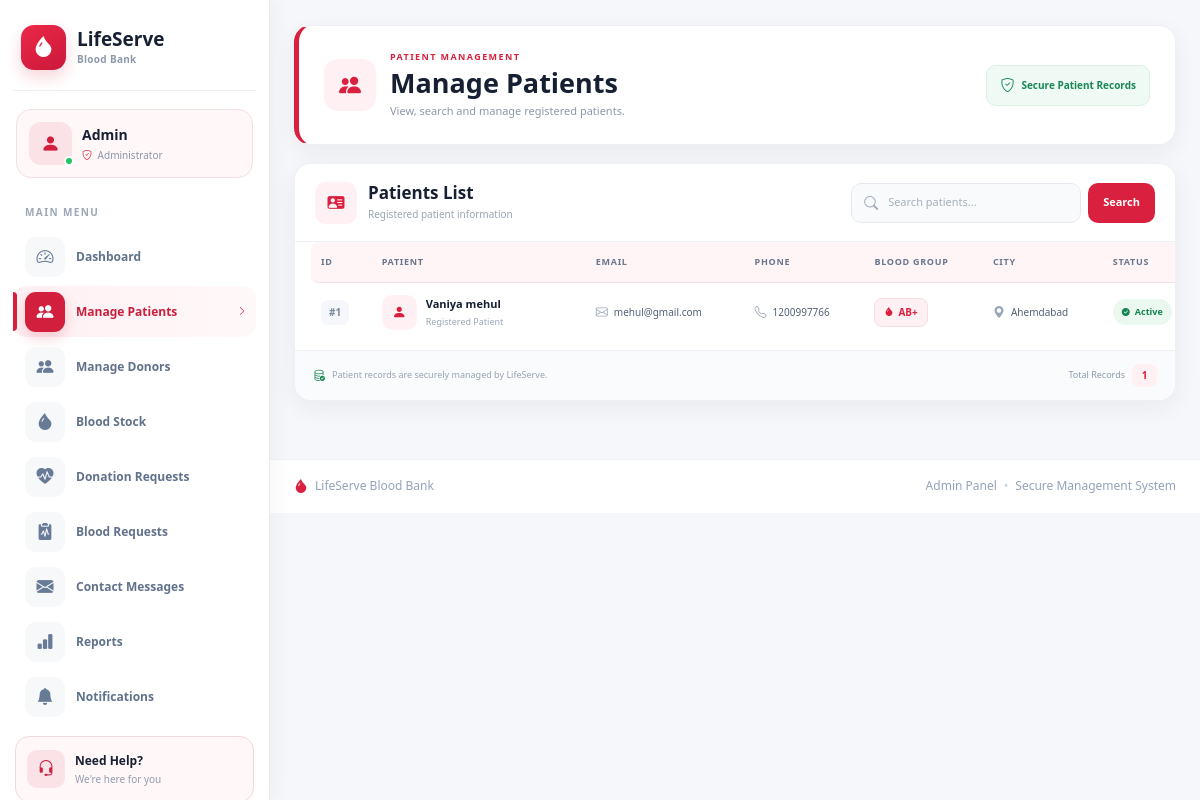
The page /adminpanel/patients/ on the database its author committed.
### patient/models.py (models this page shows, shortened)
class Patient(models.Model):
    profile_photo = models.ImageField(
    upload_to="profiles/",
    blank=True,
    null=True
)
    GENDER = (
        ('Male', 'Male'),
        ('Female', 'Female'),
        ('Other', 'Other'),
    )
    BLOOD_GROUPS = (
        ('A+', 'A+'),
        ('A-', 'A-'),
        ('B+', 'B+'),
        ('B-', 'B-'),
        ('AB+', 'AB+'),
        ('AB-', 'AB-'),
        ('O+', 'O+'),
        ('O-', 'O-'),
    )
    STATUS = (
        ('Pending', 'Pending'),
        ('Approved', 'Approved'),
        ('Rejected', 'Rejected'),
    )
    user = models.OneToOneField(User, on_delete=models.CASCADE)
    age = models.PositiveIntegerField()
    gender = models.CharField(
        max_length=10,
        choices=GENDER
    )
    blood_group = models.CharField(
        max_length=5,
        choices=BLOOD_GROUPS
    )
    address = models.TextField()
    city = models.CharField(max_length=50)
    phone = models.CharField(max_length=15)
    state = models.CharField(max_length=100)
    status = models.CharField(
        max_length=10,
        choices=STATUS,
        default="Pending"
    )

### adminpanel/views.py (the view, shortened to what this page needs)
# urls.py: path("patients/", views.manage_patients, name="manage_patients"),
def manage_patients(request):
    search = request.GET.get("search", "")
    patients = Patient.objects.all().order_by("-id")
    context = {
        "patients": patients,
    }
    return render(request, "adminpanel/manage_patients.html", context)

### accounts/context_processors.py (called while the page is built, shortened)
def notification_count(request):
    return {
        "notification_count": 0
    }

def contact_message_count(request):
    unread_count = ContactMessage.objects.filter(is_read=False).count()
    return {
        "contact_message_count": unread_count
    }

### donor/context_processors.py (called while the page is built)
def donor_data(request):
    donor = None
    if request.user.is_authenticated:
        try:
            donor = Donor.objects.get(user=request.user)
        except Donor.DoesNotExist:
            donor = None
    return {
        "donor": donor
    }

### lifeserve/offline_translation.py (called while the page is built)
    def __call__(self, request):
        response = self.get_response(request)
        if request.LANGUAGE_CODE != 'hi' or response.get('Content-Type', '').split(';')[0] != 'text/html':
            return response
        if not response.streaming:
            response.content = translate_html(response.content.decode(response.charset or 'utf-8')).encode(response.charset or 'utf-8')
            response.headers.pop('Content-Length', None)
        return response

### patient/context_processors.py (called while the page is built)
def patient_data(request):
    if request.user.is_authenticated:
        patient = Patient.objects.filter(user=request.user).first()
        return {
            "patient": patient
        }
    return {}

### lifeserve/templates/adminpanel/manage_patients.html (shortened to what this page needs)
{% extends 'adminpanel/base.html' %}
{% load static %}
{% block extra_css %}
<link
    rel="stylesheet"
    href="{% static 'css/manage-patients.css' %}">
{% endblock %}
{% block content %}
<div class="patients-page">
    <section class="patients-page-header">
        <div class="patients-header-left">
            <div class="patients-header-icon">
                <i class="bi bi-people-fill"></i>
            </div>
            <div>
                <span class="patients-eyebrow">
                    PATIENT MANAGEMENT
                </span>
                <h1>
                    Manage Patients
                </h1>
                <p>
                    View, search and manage registered patients.
                </p>
            </div>
        </div>
        <div class="patients-header-badge">
            <i class="bi bi-shield-check"></i>
            <span>
                Secure Patient Records
            </span>
        </div>
    </section>
    <section class="patients-card">
        <div class="patients-card-header">
            <div class="patients-card-title">
                <div class="patients-title-icon">
                    <i class="bi bi-person-vcard-fill"></i>
                </div>
                <div>
                    <h2>
                        Patients List
                    </h2>
                    <p>
                        Registered patient information
                    </p>
                </div>
            </div>
            <form
                method="GET"
                class="patient-search-form">
                <div class="patient-search">
                    <i class="bi bi-search"></i>
                    <input
                        type="text"
                        name="search"
                        value="{{ request.GET.search|default:'' }}"
                        placeholder="Search patients..."
                        autocomplete="off">
                </div>
                <button
                    type="submit"
                    class="search-btn">
                    Search
                </button>
            </form>
        </div>
        <div class="patients-table-wrapper">
            <table class="patients-table">
                <thead>
                    <tr>
                        <th>
                            ID
                        </th>
                        <th>
                            PATIENT
                        </th>
                        <th>
                            EMAIL
                        </th>
                        <th>
                            PHONE
                        </th>
                        <th>
                            BLOOD GROUP
                        </th>
                        <th>
                            CITY
                        </th>
                        <th>
                            STATUS
                        </th>
                    </tr>
                </thead>
                <tbody>
                {% for patient in patients %}
                <tr>
                    <td>
                        <span class="patient-id">
                            #{{ patient.id }}
                        </span>
                    </td>
                    <td>
                        <div class="patient-person">
                            <div class="patient-avatar">
                                <i class="bi bi-person-fill"></i>
                            </div>
                            <div class="patient-name-box">
                                <strong>
                                    {{ patient.user.get_full_name }}
                                </strong>
                                <span>
                                    Registered Patient
                                </span>
                            </div>
                        </div>
                    </td>
                    <td>
                        <div class="patient-email">
                            <i class="bi bi-envelope"></i>
                            <span>
                                {{ patient.user.email }}
                            </span>
                        </div>
                    </td>
                    <td>
                        <div class="patient-phone">
                            <i class="bi bi-telephone"></i>
                            <span>
                                {{ patient.phone }}
                            </span>
                        </div>
                    </td>
                    <td>
                        <span class="blood-group">
                            <i class="bi bi-droplet-fill"></i>
                            {{ patient.blood_group }}
                        </span>
                    </td>
                    <td>
                        <div class="patient-city">
                            <i class="bi bi-geo-alt-fill"></i>
                            <span>
                                {{ patient.city }}
                            </span>
                        </div>
                    </td>
                    <td>
                        <span class="patient-status">
                            <i class="bi bi-check-circle-fill"></i>
                            Active
                        </span>
                    </td>
                </tr>
                {% endfor %}
                </tbody>
            </table>
        </div>
        <div class="patients-card-footer">
            <div class="patient-record-info">
                <i class="bi bi-database-check"></i>
                <span>
                    Patient records are securely managed by LifeServe.
                </span>
            </div>
            <div class="patient-total">
                <span>
                    Total Records
                </span>
                <strong>
                    {{ patients|length }}
                </strong>
            </div>
        </div>
    </section>
</div>
{% endblock %}

### lifeserve/static/css/admin.css (style rules this page uses)
* { box-sizing: border-box; }
html, body { margin: 0; padding: 0; width: 100%; min-height: 100%; font-family: "Segoe UI", Arial, sans-serif; background: #f5f7fa; }
body { overflow-x: hidden; }
.admin-content > * { max-width: 100%; }

### rows shown on the page
Patient: id "1", user.get_full_name "Vaniya mehul", user.email "mehul@gmail.com", phone "1200997766", blood_group "AB+", city "Ahemdabad"

### other values the page prints
{{ patients|length }} "1"
